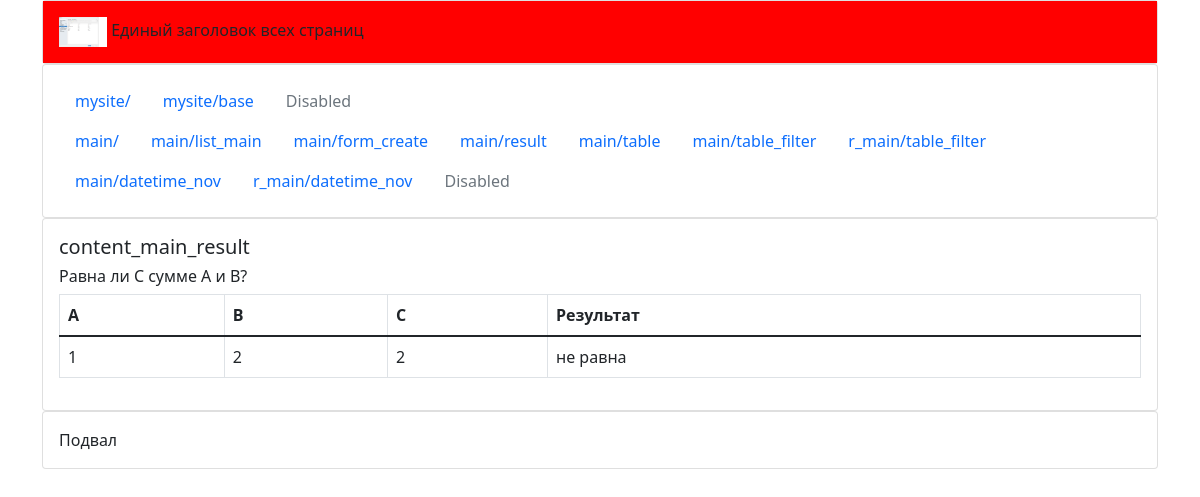
/main/result/, run on an earlier commit of the app's database.
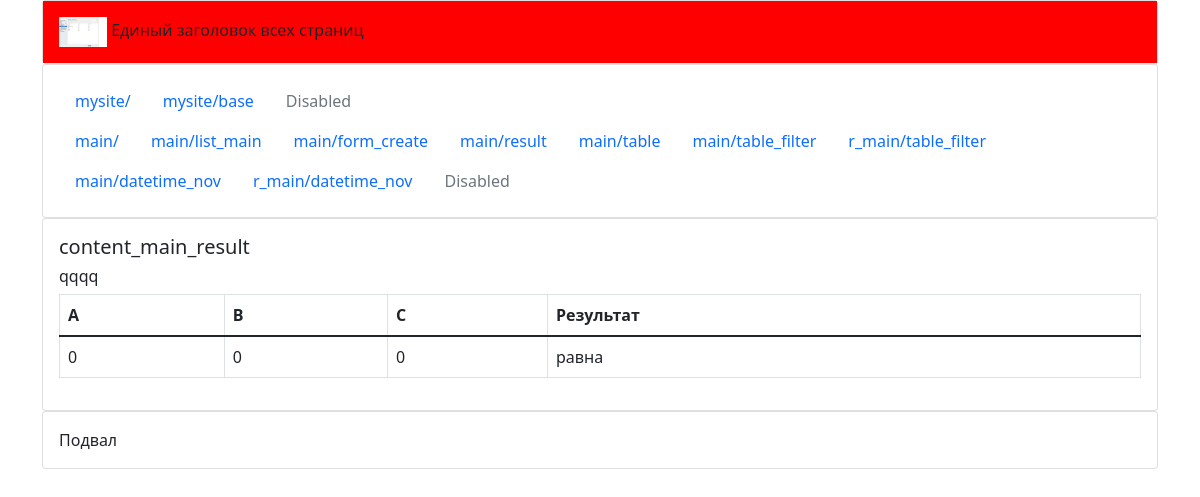
And on a later commit of the database.
### main/models.py (models this page shows, shortened)
class Abc(models.Model):
    id = models.IntegerField('Первичный ключ', primary_key=True)
    task = models.CharField('Содержание задания',default="Равна ли С сумме A и B?", max_length=256)
    a = models.IntegerField('A', default=0)
    b = models.IntegerField('B', default=0)
    c = models.IntegerField('C', default=0)
    pub_date = models.DateTimeField('Дата выполнения', default=timezone.now())
    class Meta:
        verbose_name =  'Таблица выполненных заданий'
        verbose_name_plural = 'Таблицы выполненных заданий'

### main/views.py (the view)
# urls.py: path('result/', views.result, name='result'),
def result(request):
    print("date:", time.strftime('%Y-%m-%d %H:%M'))
    print("os.environ:", os.environ)
    print ("\nАнализ строки запроса")
    form = cgi.FieldStorage()
    print("form: ", form)
    print ("ключи(form.keys):", form.keys())
    row = Abc.objects.values_list().last()
    print("\nrow: \n", row)
    list_data = [row[2], row[3], row[4]]
    if list_data[0] + list_data[1] == list_data[2]:
        result = "равна"
    else:
        result = "не равна"
    list_data.append(result)
    list_tasks = list()
    list_tasks.append(row[1])
    print(row[1])
    print('list_tasks:', list_tasks,end=' ')
    print('list_main_result: ', list_data)
    context = {'list_tasks': list_tasks, 'list_data': list_data}
    return render(request, 'main/result.html', context)

### templates/main/result.html (shortened to what this page needs)
{% extends '../mysite/base.html' %}
{% block content %}
<h5>content_main_result</h5>
<h6>
    {% for item in list_tasks %}
    {{ item }}
    {% endfor %}
</h6>
<table class="table table-bordered">
    <thead>
    <tr>
        <th scope="col">A</th>
        <th scope="col">B</th>
        <th scope="col">C</th>
        <th scope="col">Результат</th>
    </tr>
    </thead>
    <tbody>
    <tr>
        {% for item in list_data %}
        <td>
            {{ item }}
        </td>
        {% endfor %}
    </tr>
</table>
{% endblock %}

What changed in the data, as far as the page shows it:
removed Abc: list_tasks "Равна ли С сумме A и B?"
added Abc: list_tasks "qqqq"
Also different on the page:
new list line: "0"
new list line: "равна"
list line gone: "1"
list line gone: "2"
list line gone: "не равна"
